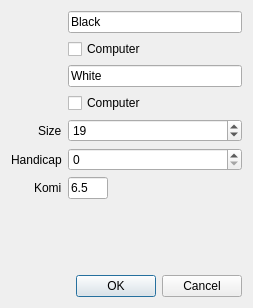
<?xml version="1.0" encoding="UTF-8"?>
<ui version="4.0">
 <class>NewGameDialog</class>
 <widget class="QDialog" name="NewGameDialog">
  <property name="geometry">
   <rect>
    <x>0</x>
    <y>0</y>
    <width>253</width>
    <height>308</height>
   </rect>
  </property>
  <property name="windowTitle">
   <string>Dialog</string>
  </property>
  <layout class="QVBoxLayout" name="verticalLayout">
   <item>
    <layout class="QFormLayout" name="formLayout_13">
     <property name="labelAlignment">
      <set>Qt::AlignRight|Qt::AlignTrailing|Qt::AlignVCenter</set>
     </property>
     <item row="6" column="0">
      <widget class="QLabel" name="label_10">
       <property name="text">
        <string>Handicap</string>
       </property>
      </widget>
     </item>
     <item row="6" column="1">
      <widget class="QSpinBox" name="newFile_Handicap">
       <property name="minimumSize">
        <size>
         <width>60</width>
         <height>0</height>
        </size>
       </property>
       <property name="readOnly">
        <bool>false</bool>
       </property>
       <property name="specialValueText">
        <string/>
       </property>
       <property name="minimum">
        <number>0</number>
       </property>
       <property name="maximum">
        <number>9</number>
       </property>
       <property name="value">
        <number>0</number>
       </property>
      </widget>
     </item>
     <item row="7" column="0">
      <widget class="QLabel" name="label_12">
       <property name="text">
        <string>Komi</string>
       </property>
      </widget>
     </item>
     <item row="7" column="1">
      <widget class="QLineEdit" name="newFile_Komi">
       <property name="minimumSize">
        <size>
         <width>40</width>
         <height>0</height>
        </size>
       </property>
       <property name="maximumSize">
        <size>
         <width>30</width>
         <height>16777215</height>
        </size>
       </property>
       <property name="text">
        <string>6.5</string>
       </property>
      </widget>
     </item>
     <item row="2" column="1">
      <widget class="QCheckBox" name="computerPlaysBlack">
       <property name="text">
        <string>Computer</string>
       </property>
      </widget>
     </item>
     <item row="1" column="1">
      <widget class="QLineEdit" name="newFile_BlackPlayer">
       <property name="minimumSize">
        <size>
         <width>100</width>
         <height>20</height>
        </size>
       </property>
       <property name="text">
        <string>Black</string>
       </property>
      </widget>
     </item>
     <item row="1" column="0">
      <widget class="QLabel" name="label_11">
       <property name="text">
        <string/>
       </property>
       <property name="pixmap">
        <pixmap resource="board/board.qrc">:/boardicons/resources/pics/stone_black.png</pixmap>
       </property>
      </widget>
     </item>
     <item row="3" column="1">
      <widget class="QLineEdit" name="newFile_WhitePlayer">
       <property name="minimumSize">
        <size>
         <width>100</width>
         <height>20</height>
        </size>
       </property>
       <property name="text">
        <string>White</string>
       </property>
      </widget>
     </item>
     <item row="5" column="1">
      <widget class="QSpinBox" name="newFile_Size">
       <property name="minimumSize">
        <size>
         <width>60</width>
         <height>0</height>
        </size>
       </property>
       <property name="minimum">
        <number>2</number>
       </property>
       <property name="maximum">
        <number>36</number>
       </property>
       <property name="value">
        <number>19</number>
       </property>
      </widget>
     </item>
     <item row="4" column="1">
      <widget class="QCheckBox" name="computerPlaysWhite">
       <property name="text">
        <string>Computer</string>
       </property>
      </widget>
     </item>
     <item row="5" column="0">
      <widget class="QLabel" name="label_9">
       <property name="text">
        <string>Size</string>
       </property>
      </widget>
     </item>
     <item row="3" column="0">
      <widget class="QLabel" name="label_13">
       <property name="text">
        <string/>
       </property>
       <property name="pixmap">
        <pixmap resource="board/board.qrc">:/boardicons/resources/pics/stone_white.png</pixmap>
       </property>
      </widget>
     </item>
    </layout>
   </item>
   <item>
    <widget class="QDialogButtonBox" name="buttonBox">
     <property name="orientation">
      <enum>Qt::Horizontal</enum>
     </property>
     <property name="standardButtons">
      <set>QDialogButtonBox::Cancel|QDialogButtonBox::Ok</set>
     </property>
    </widget>
   </item>
  </layout>
 </widget>
 <resources>
  <include location="board/board.qrc"/>
 </resources>
 <connections>
  <connection>
   <sender>buttonBox</sender>
   <signal>accepted()</signal>
   <receiver>NewGameDialog</receiver>
   <slot>accept()</slot>
   <hints>
    <hint type="sourcelabel">
     <x>248</x>
     <y>254</y>
    </hint>
    <hint type="destinationlabel">
     <x>157</x>
     <y>274</y>
    </hint>
   </hints>
  </connection>
  <connection>
   <sender>buttonBox</sender>
   <signal>rejected()</signal>
   <receiver>NewGameDialog</receiver>
   <slot>reject()</slot>
   <hints>
    <hint type="sourcelabel">
     <x>316</x>
     <y>260</y>
    </hint>
    <hint type="destinationlabel">
     <x>286</x>
     <y>274</y>
    </hint>
   </hints>
  </connection>
 </connections>
</ui>
